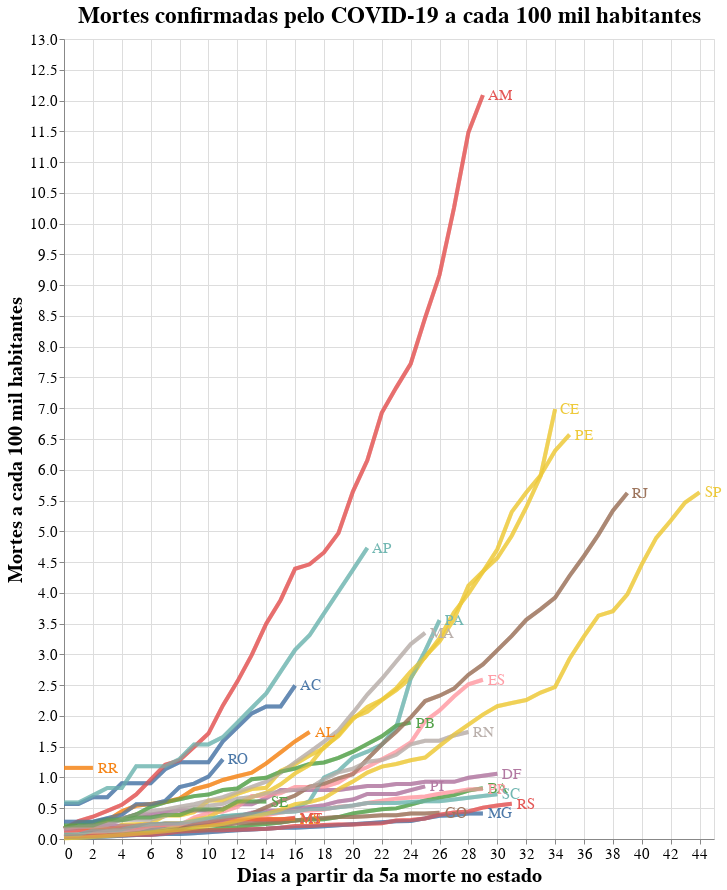

The code cell stored with this chart in its notebook:
### Code cell
# Mortes por habitantes

# Base altair plot 
basepop = alt.Chart(deaths_long, title="Mortes confirmadas pelo COVID-19 a cada 100 mil habitantes").mark_line(strokeWidth=4, opacity=0.7).encode(
    x=alt.X('Day'),
    y=alt.Y('DeathPop'),
    color=alt.Color('state', legend=None),
)

# Chart
chartpop = basepop.encode(
  color=alt.condition(selection, 'state:N', alt.value('lightgray')),
  tooltip=[alt.Tooltip('state:N', title = 'Estado'), alt.Tooltip('yearmonthdate(Date):N', title = 'Data', format = '%d/%m/%Y'), alt.Tooltip('DeathPop:N', title = 'Proporção de Mortes', format = '.2f')]
).add_selection(
  selection
)

# Overlay
overlaypop = basepop.encode(
  color='state',
  opacity=alt.value(0.5),
).transform_filter(
  selection
)

# Text labels
textpop = basepop.mark_text(
    align='left',
    dx=5,
    size=15
).encode(
    x=alt.X('Day', aggregate='max',  axis=alt.Axis(title='Dias a partir da 5a morte no estado')),
    y=alt.Y('DeathPop', aggregate={'argmax': 'Day'}, axis=alt.Axis(title='Mortes a cada 100 mil habitantes')),
    text='state'
).transform_filter(
    selection
)

# Sum em up!
alt.layer(chartpop + overlaypop + textpop).configure_axis(
    labelFontSize=15,
    titleFontSize=20
).configure_title(
    fontSize=23
).properties(
    width=650,
    height=800
)

### Figure 1 — Vega-Lite specification as saved in the notebook (floating-point values rounded to 4 significant figures; data arrays with more than 128 entries replaced by an {"elided": "..."} marker saying what was removed)
{"config": {"view": {"continuousWidth": 400, "continuousHeight": 300}, "axis": {"labelFontSize": 15, "titleFontSize": 20}, "title": {"fontSize": 23}}, "layer": [{"layer": [{"mark": {"type": "line", "opacity": 0.7, "strokeWidth": 4}, "encoding": {"color": {"condition": {"type": "nominal", "field": "state", "selection": "selector009"}, "value": "lightgray"}, "tooltip": [{"type": "nominal", "field": "state", "title": "Estado"}, {"type": "nominal", "field": "Date", "format": "%d/%m/%Y", "timeUnit": "yearmonthdate", "title": "Data"}, {"type": "nominal", "field": "DeathPop", "format": ".2f", "title": "Proporção de Mortes"}], "x": {"type": "quantitative", "field": "Day"}, "y": {"type": "quantitative", "field": "DeathPop"}}, "selection": {"selector009": {"type": "single", "fields": ["state"]}}, "title": "Mortes confirmadas pelo COVID-19 a cada 100 mil habitantes"}, {"mark": {"type": "line", "opacity": 0.7, "strokeWidth": 4}, "encoding": {"color": {"type": "nominal", "field": "state"}, "opacity": {"value": 0.5}, "x": {"type": "quantitative", "field": "Day"}, "y": {"type": "quantitative", "field": "DeathPop"}}, "title": "Mortes confirmadas pelo COVID-19 a cada 100 mil habitantes", "transform": [{"filter": {"selection": "selector009"}}]}, {"mark": {"type": "text", "align": "left", "dx": 5, "size": 15}, "encoding": {"color": {"type": "nominal", "field": "state", "legend": null}, "text": {"type": "nominal", "field": "state"}, "x": {"type": "quantitative", "aggregate": "max", "axis": {"title": "Dias a partir da 5a morte no estado"}, "field": "Day"}, "y": {"type": "quantitative", "aggregate": {"argmax": "Day"}, "axis": {"title": "Mortes a cada 100 mil habitantes"}, "field": "DeathPop"}}, "title": "Mortes confirmadas pelo COVID-19 a cada 100 mil habitantes", "transform": [{"filter": {"selection": "selector009"}}]}]}], "data": {"name": "data-5e512dc811396acd23a7e8a077391844"}, "height": 800, "width": 650, "$schema": "https://vega.github.io/schema/vega-lite/v4.8.1.json", "datasets": {"data-5e512dc811396acd23a7e8a077391844": {"elided": "681 records"}}}
